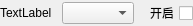
<?xml version="1.0" encoding="UTF-8"?>
<ui version="4.0">
 <class>Mode_Drop_Class</class>
 <widget class="QWidget" name="Mode_Drop_Class">
  <property name="geometry">
   <rect>
    <x>0</x>
    <y>0</y>
    <width>181</width>
    <height>26</height>
   </rect>
  </property>
  <property name="windowMySpeed" stdset="0">
   <string>Form</string>
  </property>
  <layout class="QVBoxLayout" name="verticalLayout">
   <property name="spacing">
    <number>0</number>
   </property>
   <property name="leftMargin">
    <number>0</number>
   </property>
   <property name="topMargin">
    <number>0</number>
   </property>
   <property name="rightMargin">
    <number>0</number>
   </property>
   <property name="bottomMargin">
    <number>0</number>
   </property>
   <item>
    <layout class="QHBoxLayout" name="horizontalLayout">
     <property name="spacing">
      <number>10</number>
     </property>
     <item>
      <widget class="QLabel" name="label">
       <property name="sizePolicy">
        <sizepolicy hsizetype="Fixed" vsizetype="Preferred">
         <horstretch>0</horstretch>
         <verstretch>0</verstretch>
        </sizepolicy>
       </property>
       <property name="text">
        <string>TextLabel</string>
       </property>
      </widget>
     </item>
     <item>
      <widget class="QComboBox" name="comboBox">
       <property name="sizePolicy">
        <sizepolicy hsizetype="Fixed" vsizetype="Fixed">
         <horstretch>0</horstretch>
         <verstretch>0</verstretch>
        </sizepolicy>
       </property>
       <property name="layoutDirection">
        <enum>Qt::LeftToRight</enum>
       </property>
      </widget>
     </item>
     <item>
      <widget class="QCheckBox" name="checkBox">
       <property name="layoutDirection">
        <enum>Qt::RightToLeft</enum>
       </property>
       <property name="text">
        <string>开启</string>
       </property>
      </widget>
     </item>
    </layout>
   </item>
  </layout>
 </widget>
 <resources/>
 <connections/>
</ui>
